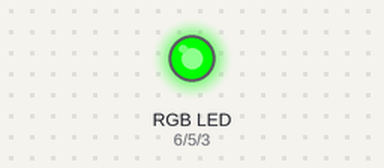
Recording of a sketch running on a simulated Arduino Uno, built with avr-gcc and run on an emulated ATmega328P. Shown: an RGB LED mixed from three pins (HIGH = lit).

Above: at 0.1 s.
Timing chart, 0 to 1.6 s (numbered marks = the images above):
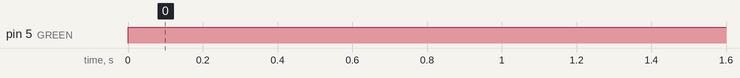

The sketch:

RGBLedControl.ino
```cpp
// LEDs must be connected to arduino PWM pins - see board pinout
#define RED 6     // pin that red led is connected to
#define GREEN 5   // pin that green led is connected to
#define BLUE 3    // pin that blue led is connected to
#define DELAY 20  // internal delay in ms

void setup() {
  // LED connection pins to be set as an output
  pinMode(RED, OUTPUT);
  pinMode(GREEN, OUTPUT);
  pinMode(BLUE, OUTPUT);
}

void loop() {
  analogWrite(RED, 0);
  analogWrite(GREEN, 255);
  analogWrite(BLUE, 0);
}
```

Measured:
- by itself, pin 5 (GREEN): LOW → HIGH at 0.00 s
